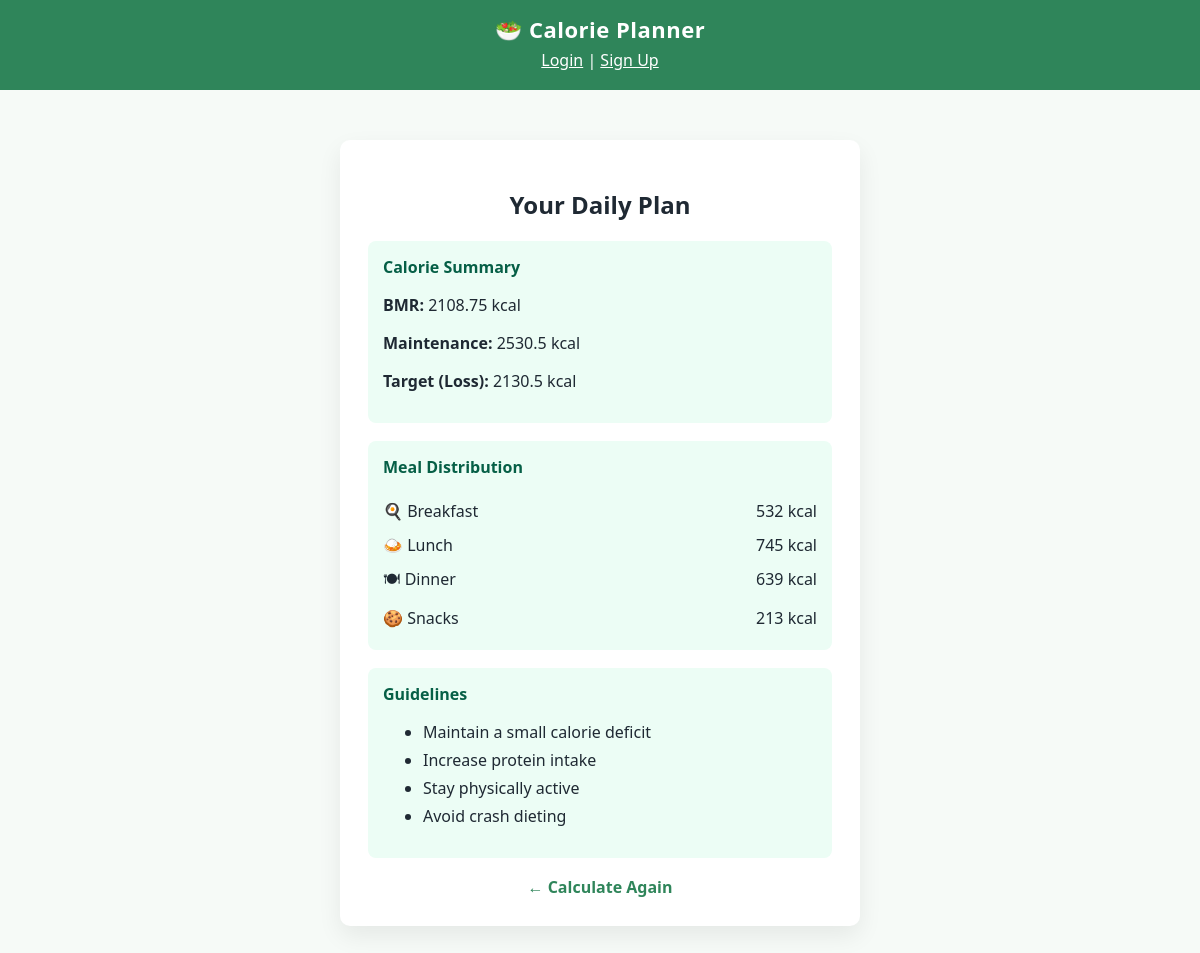
Page /result2/ on the earlier database version.
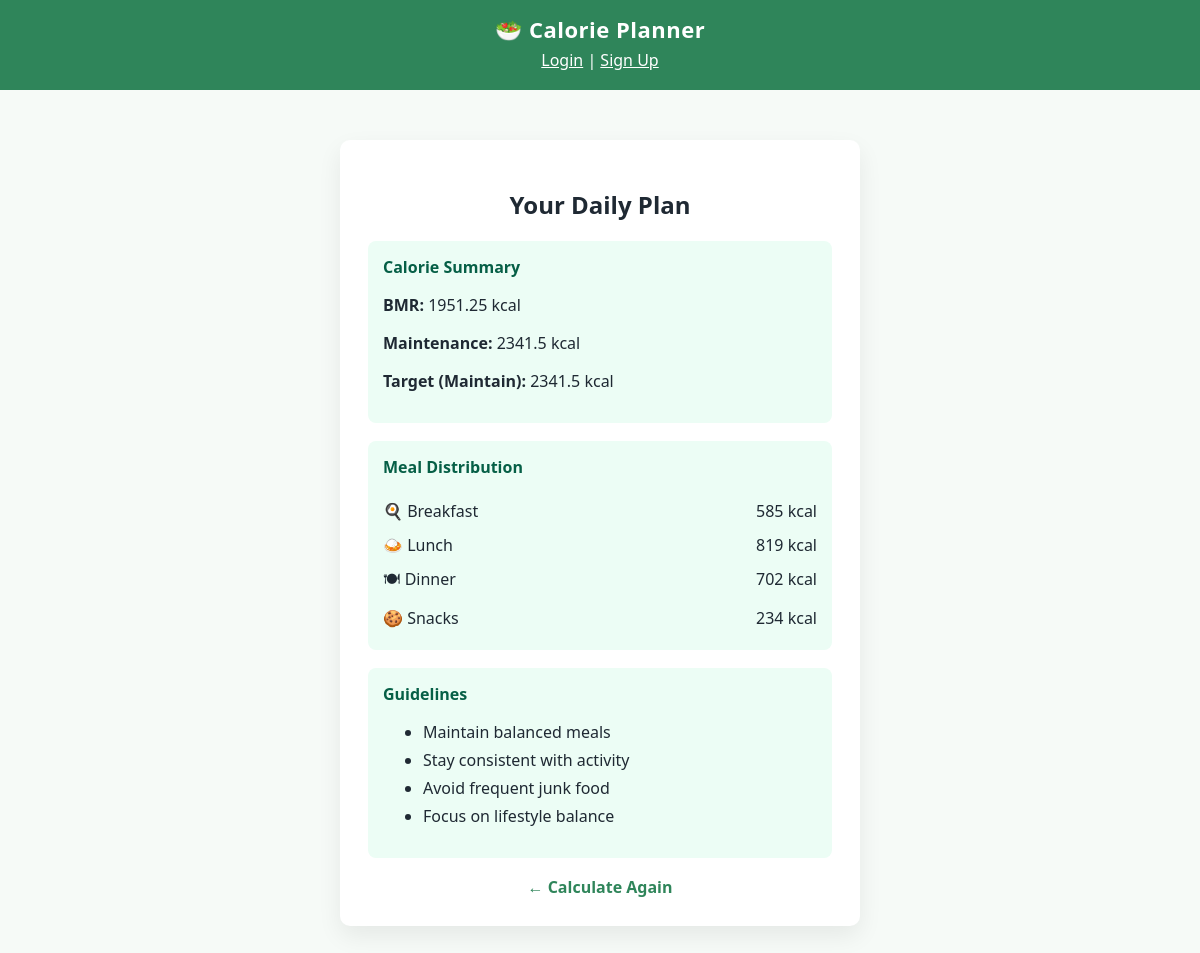
Same page on the later database version.
### CalorieCal/models.py (models this page shows, shortened)
class CalorieResult(models.Model):
    GOAL_CHOICES = [
        ("loss", "Weight Loss"),
        ("maintain", "Maintain Weight"),
        ("gain", "Weight Gain"),
    ]
    user_profile = models.ForeignKey(
        Userprofile, on_delete=models.CASCADE, related_name="results"
    )
    bmr = models.FloatField()
    maintenance_calories = models.FloatField()
    target_calories = models.FloatField()
    goal = models.CharField(max_length=20, choices=GOAL_CHOICES)
    created_at = models.DateTimeField(auto_now_add=True)

class DietPlan(models.Model):
    calorie_result = models.OneToOneField(
        CalorieResult, on_delete=models.CASCADE, related_name="diet_plan"
    )
    breakfast_calories = models.IntegerField()
    lunch_calories = models.IntegerField()
    dinner_calories = models.IntegerField()
    snacks_calories = models.IntegerField()
    guidelines = models.TextField()

### CalorieCal/views.py (the view)
# urls.py: path("result<int:result_id>/", views.result_view, name="result"),
def result_view(request, result_id):
    result = CalorieResult.objects.select_related("user_profile").get(id=result_id)
    plan = result.diet_plan
    guidelines = plan.guidelines.split("\n")
    context = {
        "result": result,
        "plan": plan,
        "guidelines": guidelines,
    }
    return render(request, "CalorieCal/result.html", context)

### templates/CalorieCal/result.html
{% extends "CalorieCal/base.html" %}
{% block content %}
<h2 style="text-align:center;">Your Daily Plan</h2>
<div class="section">
    <h3>Calorie Summary</h3>
    <p><strong>BMR:</strong> {{ result.bmr }} kcal</p>
    <p><strong>Maintenance:</strong> {{ result.maintenance_calories }} kcal</p>
    <p><strong>Target ({{ result.goal|title }}):</strong> {{ result.target_calories }} kcal</p>
</div>
<div class="section">
    <h3>Meal Distribution</h3>
    <div class="meal"><span>🍳 Breakfast</span><span>{{ plan.breakfast_calories }} kcal</span></div>
    <div class="meal"><span>🍛 Lunch</span><span>{{ plan.lunch_calories }} kcal</span></div>
    <div class="meal"><span>🍽 Dinner</span><span>{{ plan.dinner_calories }} kcal</span></div>
    <div class="meal"><span>🍪 Snacks</span><span>{{ plan.snacks_calories }} kcal</span></div>
</div>
<div class="section">
    <h3>Guidelines</h3>
    <ul class="guidelines">
        {% for tip in guidelines %}
            <li>{{ tip }}</li>
        {% endfor %}
    </ul>
</div>
<div class="back-link">
    <a href="/">← Calculate Again</a>
</div>
{% endblock %}

### templates/CalorieCal/base.html (shortened to what this page needs)
{% load static %}
<!DOCTYPE html>
<html lang="en">
<head>
    <link rel="stylesheet" href="{% static 'css/style.css' %}">
</head>
<body>
<div class="navbar">
    <h1>🥗 Calorie Planner</h1>
    {% if user.is_authenticated %}
        <p style="text-align:center; margin:5px 0;">
            Hi {{ user.username }} |
            <form method="post" action="{% url 'logout' %}" style="display:inline;">
                {% csrf_token %}
                <button type="submit"
                    style="background:none;border:none;color:white;cursor:pointer;font-weight:600;">
                    Logout
                </button>
            </form>
        </p>
    {% else %}
        <p style="text-align:center; margin:5px 0;">
            <a href="/login/" style="color:white;">Login</a> |
            <a href="/signup/" style="color:white;">Sign Up</a>
        </p>
    {% endif %}
</div>
<div class="container">
    {% block content %}{% endblock %}
</div>
</body>
</html>

### static/css/style.css (style rules this page uses)
* { box-sizing: border-box; font-family: "Segoe UI", Tahoma, sans-serif; }
body { margin: 0; background: #f6faf7; color: #1f2933; }
.navbar { background: #2f855a; padding: 14px 0; color: white; }
.navbar h1 { margin: 0; text-align: center; font-size: 22px; letter-spacing: 0.5px; }
.container { max-width: 520px; margin: 50px auto; background: white; padding: 28px; border-radius: 10px; box-shadow: 0 10px 25px rgba(0,0,0,0.07); }
.section { background: #ecfdf5; padding: 15px; border-radius: 8px; margin-bottom: 18px; }
.section h3 { margin-top: 0; font-size: 16px; color: #065f46; }
.meal { display: flex; justify-content: space-between; padding: 6px 0; }
.guidelines li { margin-bottom: 6px; }
.back-link { text-align: center; margin-top: 15px; }
.back-link a { color: #2f855a; text-decoration: none; font-weight: 600; }

Differences in the rows shown:
no longer on this page (row edited): DietPlan: breakfast_calories "532", lunch_calories "745", dinner_calories "639", snacks_calories "213"
changed CalorieResult: bmr "2108.75" → "1951.25"; maintenance_calories "2530.5" → "2341.5"; goal "Loss" → "Maintain"; target_calories "2130.5" → "2341.5"
now on this page (row edited): DietPlan: breakfast_calories "585", lunch_calories "819", dinner_calories "702", snacks_calories "234"
Other differences:
new list line: "Maintain balanced meals"
new list line: "Stay consistent with activity"
new list line: "Avoid frequent junk food"
new list line: "Focus on lifestyle balance"
list line gone: "Maintain a small calorie deficit"
list line gone: "Increase protein intake"
list line gone: "Stay physically active"
list line gone: "Avoid crash dieting"
